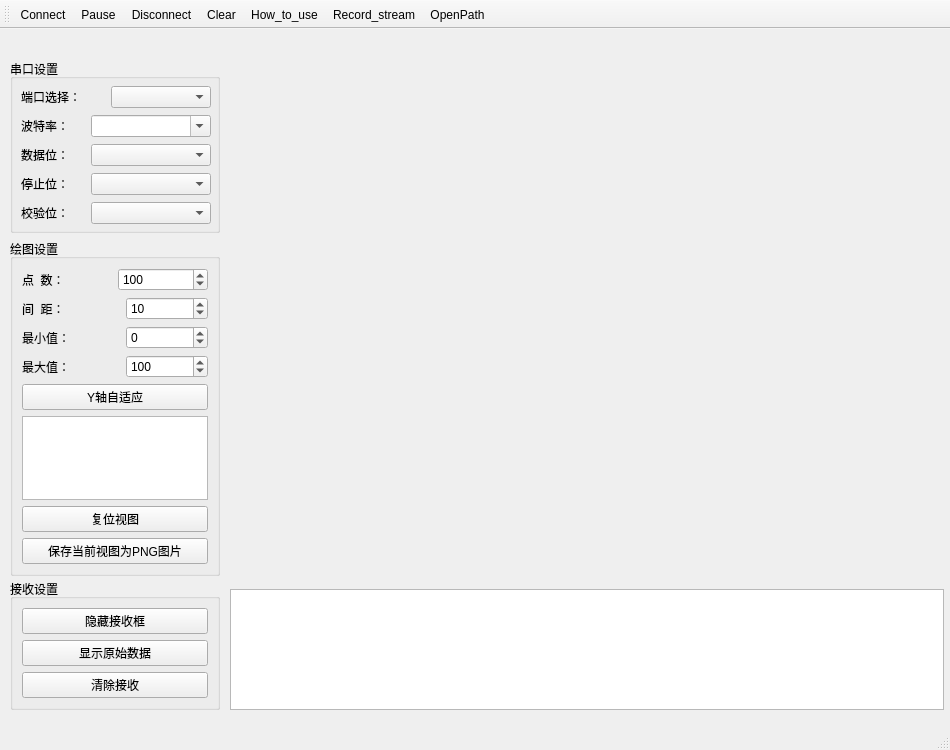
<?xml version="1.0" encoding="UTF-8"?>
<ui version="4.0">
 <class>MainWindow</class>
 <widget class="QMainWindow" name="MainWindow">
  <property name="geometry">
   <rect>
    <x>0</x>
    <y>0</y>
    <width>950</width>
    <height>750</height>
   </rect>
  </property>
  <property name="windowTitle">
   <string> 串口示波器v1.0</string>
  </property>
  <widget class="QWidget" name="centralwidget">
   <widget class="QGroupBox" name="PortControlsBox">
    <property name="geometry">
     <rect>
      <x>10</x>
      <y>30</y>
      <width>210</width>
      <height>174</height>
     </rect>
    </property>
    <property name="maximumSize">
     <size>
      <width>220</width>
      <height>16777215</height>
     </size>
    </property>
    <property name="title">
     <string>串口设置</string>
    </property>
    <property name="flat">
     <bool>false</bool>
    </property>
    <property name="checkable">
     <bool>false</bool>
    </property>
    <widget class="QWidget" name="">
     <property name="geometry">
      <rect>
       <x>11</x>
       <y>26</y>
       <width>190</width>
       <height>141</height>
      </rect>
     </property>
     <layout class="QVBoxLayout" name="verticalLayout">
      <item>
       <layout class="QHBoxLayout" name="horizontalLayout_5">
        <item>
         <widget class="QLabel" name="labelPort">
          <property name="text">
           <string>端口选择：</string>
          </property>
         </widget>
        </item>
        <item>
         <widget class="QComboBox" name="comboPort">
          <property name="sizePolicy">
           <sizepolicy hsizetype="Fixed" vsizetype="Fixed">
            <horstretch>0</horstretch>
            <verstretch>0</verstretch>
           </sizepolicy>
          </property>
          <property name="minimumSize">
           <size>
            <width>100</width>
            <height>0</height>
           </size>
          </property>
         </widget>
        </item>
       </layout>
      </item>
      <item>
       <layout class="QHBoxLayout" name="horizontalLayout_4">
        <item>
         <widget class="QLabel" name="labelBaud">
          <property name="text">
           <string>波特率：</string>
          </property>
         </widget>
        </item>
        <item>
         <widget class="QComboBox" name="comboBaud">
          <property name="sizePolicy">
           <sizepolicy hsizetype="Fixed" vsizetype="Fixed">
            <horstretch>10</horstretch>
            <verstretch>0</verstretch>
           </sizepolicy>
          </property>
          <property name="minimumSize">
           <size>
            <width>120</width>
            <height>0</height>
           </size>
          </property>
          <property name="editable">
           <bool>true</bool>
          </property>
         </widget>
        </item>
       </layout>
      </item>
      <item>
       <layout class="QHBoxLayout" name="horizontalLayout_3">
        <item>
         <widget class="QLabel" name="labelData">
          <property name="text">
           <string>数据位：</string>
          </property>
         </widget>
        </item>
        <item>
         <widget class="QComboBox" name="comboData">
          <property name="sizePolicy">
           <sizepolicy hsizetype="Fixed" vsizetype="Fixed">
            <horstretch>0</horstretch>
            <verstretch>0</verstretch>
           </sizepolicy>
          </property>
          <property name="minimumSize">
           <size>
            <width>120</width>
            <height>0</height>
           </size>
          </property>
         </widget>
        </item>
       </layout>
      </item>
      <item>
       <layout class="QHBoxLayout" name="horizontalLayout_2">
        <item>
         <widget class="QLabel" name="labelStop">
          <property name="sizePolicy">
           <sizepolicy hsizetype="Preferred" vsizetype="Preferred">
            <horstretch>0</horstretch>
            <verstretch>0</verstretch>
           </sizepolicy>
          </property>
          <property name="text">
           <string>停止位：</string>
          </property>
         </widget>
        </item>
        <item>
         <widget class="QComboBox" name="comboStop">
          <property name="sizePolicy">
           <sizepolicy hsizetype="Fixed" vsizetype="Fixed">
            <horstretch>0</horstretch>
            <verstretch>0</verstretch>
           </sizepolicy>
          </property>
          <property name="minimumSize">
           <size>
            <width>120</width>
            <height>0</height>
           </size>
          </property>
         </widget>
        </item>
       </layout>
      </item>
      <item>
       <layout class="QHBoxLayout" name="horizontalLayout">
        <item>
         <widget class="QLabel" name="labelParity">
          <property name="enabled">
           <bool>true</bool>
          </property>
          <property name="sizePolicy">
           <sizepolicy hsizetype="Preferred" vsizetype="Preferred">
            <horstretch>0</horstretch>
            <verstretch>0</verstretch>
           </sizepolicy>
          </property>
          <property name="text">
           <string>校验位：</string>
          </property>
         </widget>
        </item>
        <item>
         <widget class="QComboBox" name="comboParity">
          <property name="sizePolicy">
           <sizepolicy hsizetype="Fixed" vsizetype="Fixed">
            <horstretch>0</horstretch>
            <verstretch>0</verstretch>
           </sizepolicy>
          </property>
          <property name="minimumSize">
           <size>
            <width>120</width>
            <height>0</height>
           </size>
          </property>
          <property name="maximumSize">
           <size>
            <width>16777215</width>
            <height>16777215</height>
           </size>
          </property>
         </widget>
        </item>
       </layout>
      </item>
     </layout>
    </widget>
   </widget>
   <widget class="QGroupBox" name="PlotControlsBox">
    <property name="geometry">
     <rect>
      <x>10</x>
      <y>210</y>
      <width>210</width>
      <height>337</height>
     </rect>
    </property>
    <property name="maximumSize">
     <size>
      <width>210</width>
      <height>16777215</height>
     </size>
    </property>
    <property name="title">
     <string>绘图设置</string>
    </property>
    <layout class="QGridLayout" name="gridLayout_2">
     <item row="0" column="0">
      <layout class="QHBoxLayout" name="horizontalLayout_6">
       <item>
        <widget class="QLabel" name="pointsLabel">
         <property name="text">
          <string>点  数：</string>
         </property>
        </widget>
       </item>
       <item>
        <widget class="QSpinBox" name="spinPoints">
         <property name="minimumSize">
          <size>
           <width>82</width>
           <height>0</height>
          </size>
         </property>
         <property name="minimum">
          <number>0</number>
         </property>
         <property name="maximum">
          <number>999999999</number>
         </property>
         <property name="value">
          <number>100</number>
         </property>
        </widget>
       </item>
      </layout>
     </item>
     <item row="1" column="0">
      <layout class="QHBoxLayout" name="horizontalLayout_7">
       <item>
        <widget class="QLabel" name="labelYStep">
         <property name="text">
          <string>间  距：</string>
         </property>
        </widget>
       </item>
       <item>
        <widget class="QSpinBox" name="spinYStep">
         <property name="minimumSize">
          <size>
           <width>82</width>
           <height>0</height>
          </size>
         </property>
         <property name="maximumSize">
          <size>
           <width>69</width>
           <height>16777215</height>
          </size>
         </property>
         <property name="maximum">
          <number>999999999</number>
         </property>
         <property name="singleStep">
          <number>1</number>
         </property>
         <property name="value">
          <number>10</number>
         </property>
        </widget>
       </item>
      </layout>
     </item>
     <item row="2" column="0">
      <layout class="QHBoxLayout" name="horizontalLayout_8">
       <item>
        <widget class="QLabel" name="label">
         <property name="text">
          <string>最小值：</string>
         </property>
        </widget>
       </item>
       <item>
        <widget class="QSpinBox" name="spinAxesMin">
         <property name="minimumSize">
          <size>
           <width>82</width>
           <height>0</height>
          </size>
         </property>
         <property name="maximumSize">
          <size>
           <width>69</width>
           <height>16777215</height>
          </size>
         </property>
         <property name="minimum">
          <number>-999999999</number>
         </property>
         <property name="maximum">
          <number>999999999</number>
         </property>
         <property name="singleStep">
          <number>1</number>
         </property>
         <property name="value">
          <number>0</number>
         </property>
        </widget>
       </item>
      </layout>
     </item>
     <item row="3" column="0">
      <layout class="QHBoxLayout" name="horizontalLayout_9">
       <item>
        <widget class="QLabel" name="label_2">
         <property name="text">
          <string>最大值：</string>
         </property>
        </widget>
       </item>
       <item>
        <widget class="QSpinBox" name="spinAxesMax">
         <property name="minimumSize">
          <size>
           <width>82</width>
           <height>0</height>
          </size>
         </property>
         <property name="maximumSize">
          <size>
           <width>69</width>
           <height>16777215</height>
          </size>
         </property>
         <property name="minimum">
          <number>-999999999</number>
         </property>
         <property name="maximum">
          <number>999999999</number>
         </property>
         <property name="singleStep">
          <number>1</number>
         </property>
         <property name="value">
          <number>100</number>
         </property>
        </widget>
       </item>
      </layout>
     </item>
     <item row="4" column="0">
      <widget class="QPushButton" name="pushButton_AutoScale">
       <property name="text">
        <string>Y轴自适应</string>
       </property>
      </widget>
     </item>
     <item row="5" column="0">
      <widget class="QListWidget" name="listWidget_Channels">
       <property name="sizePolicy">
        <sizepolicy hsizetype="Fixed" vsizetype="Expanding">
         <horstretch>0</horstretch>
         <verstretch>0</verstretch>
        </sizepolicy>
       </property>
       <property name="minimumSize">
        <size>
         <width>0</width>
         <height>0</height>
        </size>
       </property>
       <property name="layoutDirection">
        <enum>Qt::LeftToRight</enum>
       </property>
       <property name="autoScroll">
        <bool>false</bool>
       </property>
       <property name="editTriggers">
        <set>QAbstractItemView::NoEditTriggers</set>
       </property>
       <property name="alternatingRowColors">
        <bool>true</bool>
       </property>
       <property name="selectionBehavior">
        <enum>QAbstractItemView::SelectItems</enum>
       </property>
       <property name="textElideMode">
        <enum>Qt::ElideMiddle</enum>
       </property>
       <property name="resizeMode">
        <enum>QListView::Adjust</enum>
       </property>
       <property name="modelColumn">
        <number>0</number>
       </property>
       <property name="selectionRectVisible">
        <bool>true</bool>
       </property>
      </widget>
     </item>
     <item row="6" column="0">
      <widget class="QPushButton" name="pushButton_ResetVisible">
       <property name="text">
        <string>复位视图</string>
       </property>
      </widget>
     </item>
     <item row="7" column="0">
      <widget class="QPushButton" name="savePNGButton">
       <property name="text">
        <string>保存当前视图为PNG图片</string>
       </property>
      </widget>
     </item>
    </layout>
   </widget>
   <widget class="QGroupBox" name="gridGroupBox">
    <property name="geometry">
     <rect>
      <x>10</x>
      <y>550</y>
      <width>210</width>
      <height>131</height>
     </rect>
    </property>
    <property name="maximumSize">
     <size>
      <width>210</width>
      <height>16777215</height>
     </size>
    </property>
    <property name="title">
     <string>接收设置</string>
    </property>
    <layout class="QGridLayout" name="gridLayout_3">
     <item row="1" column="0">
      <widget class="QPushButton" name="pushButton_TextEditHide">
       <property name="text">
        <string>隐藏接收框</string>
       </property>
       <property name="checkable">
        <bool>true</bool>
       </property>
       <property name="checked">
        <bool>false</bool>
       </property>
      </widget>
     </item>
     <item row="2" column="0">
      <widget class="QPushButton" name="pushButton_ShowallData">
       <property name="text">
        <string>显示原始数据</string>
       </property>
       <property name="checkable">
        <bool>true</bool>
       </property>
      </widget>
     </item>
     <item row="3" column="0">
      <widget class="QPushButton" name="pushButton_ClearRecv">
       <property name="text">
        <string>清除接收</string>
       </property>
       <property name="checkable">
        <bool>true</bool>
       </property>
      </widget>
     </item>
    </layout>
   </widget>
   <widget class="QTextEdit" name="textEdit_UartWindow">
    <property name="geometry">
     <rect>
      <x>230</x>
      <y>560</y>
      <width>714</width>
      <height>121</height>
     </rect>
    </property>
    <property name="sizePolicy">
     <sizepolicy hsizetype="Expanding" vsizetype="Fixed">
      <horstretch>0</horstretch>
      <verstretch>0</verstretch>
     </sizepolicy>
    </property>
    <property name="maximumSize">
     <size>
      <width>16777215</width>
      <height>140</height>
     </size>
    </property>
   </widget>
   <widget class="QCustomPlot" name="plot" native="true">
    <property name="geometry">
     <rect>
      <x>230</x>
      <y>30</y>
      <width>714</width>
      <height>511</height>
     </rect>
    </property>
    <property name="sizePolicy">
     <sizepolicy hsizetype="Preferred" vsizetype="Expanding">
      <horstretch>0</horstretch>
      <verstretch>0</verstretch>
     </sizepolicy>
    </property>
   </widget>
  </widget>
  <widget class="QStatusBar" name="statusBar"/>
  <widget class="QToolBar" name="toolBar">
   <property name="windowTitle">
    <string>toolBar</string>
   </property>
   <attribute name="toolBarArea">
    <enum>TopToolBarArea</enum>
   </attribute>
   <attribute name="toolBarBreak">
    <bool>false</bool>
   </attribute>
   <addaction name="actionConnect"/>
   <addaction name="actionPause_Plot"/>
   <addaction name="actionDisconnect"/>
   <addaction name="actionClear"/>
   <addaction name="actionHow_to_use"/>
   <addaction name="actionRecord_stream"/>
   <addaction name="actionOpenPath"/>
  </widget>
  <action name="actionConnect">
   <property name="icon">
    <iconset resource="scope.qrc">
     <normaloff>:/ico/connect.ico</normaloff>:/ico/connect.ico</iconset>
   </property>
   <property name="text">
    <string>Connect</string>
   </property>
   <property name="toolTip">
    <string>连接设备</string>
   </property>
  </action>
  <action name="actionPause_Plot">
   <property name="icon">
    <iconset resource="scope.qrc">
     <normaloff>:/ico/stop sign.ico</normaloff>:/ico/stop sign.ico</iconset>
   </property>
   <property name="text">
    <string>Pause</string>
   </property>
   <property name="toolTip">
    <string>暂停绘制</string>
   </property>
  </action>
  <action name="actionDisconnect">
   <property name="icon">
    <iconset resource="scope.qrc">
     <normaloff>:/images/cut.png</normaloff>:/images/cut.png</iconset>
   </property>
   <property name="text">
    <string>Disconnect</string>
   </property>
   <property name="toolTip">
    <string>断开端口</string>
   </property>
  </action>
  <action name="actionClear">
   <property name="icon">
    <iconset resource="scope.qrc">
     <normaloff>:/images/new.png</normaloff>:/images/new.png</iconset>
   </property>
   <property name="text">
    <string>Clear</string>
   </property>
   <property name="toolTip">
    <string>清除曲线</string>
   </property>
  </action>
  <action name="actionHow_to_use">
   <property name="icon">
    <iconset resource="scope.qrc">
     <normaloff>:/images/about.png</normaloff>:/images/about.png</iconset>
   </property>
   <property name="text">
    <string>How_to_use</string>
   </property>
   <property name="toolTip">
    <string>如何使用本软件</string>
   </property>
  </action>
  <action name="actionRecord_stream">
   <property name="checkable">
    <bool>true</bool>
   </property>
   <property name="icon">
    <iconset resource="scope.qrc">
     <normaloff>:/images/save.png</normaloff>:/images/save.png</iconset>
   </property>
   <property name="text">
    <string>Record_stream</string>
   </property>
   <property name="toolTip">
    <string>&lt;html&gt;&lt;head/&gt;&lt;body&gt;&lt;p&gt;将收到的数据保存为CSV文件&lt;/p&gt;&lt;p&gt;（快捷键：Ctrl+S）&lt;/p&gt;&lt;/body&gt;&lt;/html&gt;</string>
   </property>
   <property name="shortcut">
    <string>Ctrl+S</string>
   </property>
  </action>
  <action name="actionOpenPath">
   <property name="icon">
    <iconset resource="scope.qrc">
     <normaloff>:/images/open.png</normaloff>:/images/open.png</iconset>
   </property>
   <property name="text">
    <string>OpenPath</string>
   </property>
   <property name="toolTip">
    <string>&lt;html&gt;&lt;head/&gt;&lt;body&gt;&lt;p&gt;打开csv文件所在目录位置&lt;/p&gt;&lt;p&gt;（快捷键：Ctrl+O）&lt;/p&gt;&lt;/body&gt;&lt;/html&gt;</string>
   </property>
   <property name="shortcut">
    <string>Ctrl+O</string>
   </property>
  </action>
 </widget>
 <customwidgets>
  <customwidget>
   <class>QCustomPlot</class>
   <extends>QWidget</extends>
   <header location="global">qcustomplot/qcustomplot.h</header>
   <container>1</container>
  </customwidget>
 </customwidgets>
 <resources>
  <include location="scope.qrc"/>
 </resources>
 <connections/>
</ui>
